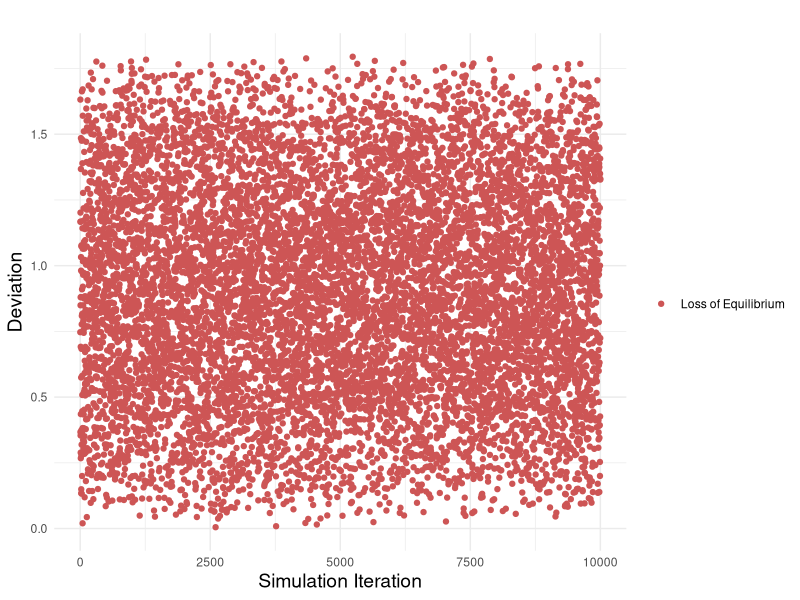
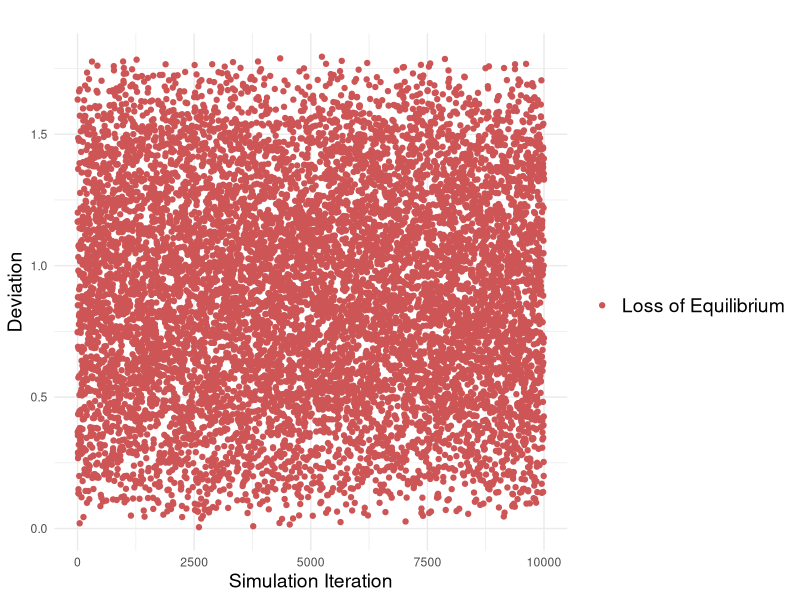

Recreate these plots in R, in order. (Note: this script raises an error after producing the figures.)
## TESTING NASH EQUILIBRIUM SIMULATIONS OF DOSAGE-SENSITIVE & -INSENSITIVE
## GENE GROUPS
## AUTHOR: EMILY L. CASANOVA, PHD, ASST. PROF., LOYOLA UNIVERSITY, NEW ORLEANS
## PRODUCED FOR PAPER: "The Molecular Basis of Punctuated Equilibria: The Roles 
## of Developmental Genes in Stasis and Speciation"

#Load necessary libraries:
library(ggplot2)

## Testing nasheek DOSAGE-SENSITIVE simulation (epsilon = 0) with 10,000 
## iterations

# Define the deviation function
deviation <- function(cX, cY, cZ) {
  abs(cX - cY) + abs(cX - cZ) + abs(cY - cZ)
}
# Define the epsilon range
epsilon_lower <- 0.0
epsilon_upper <- 0.0
# Generate simulated concentrations
# Generate a random seed based on the current time and print it
random_seed <- as.integer(Sys.time())
print(random_seed)
set.seed(random_seed)
cX_values <- runif(10000, min = 0.1, max = 1.0)
cY_values <- runif(10000, min = 0.1, max = 1.0)
cZ_values <- runif(10000, min = 0.1, max = 1.0)
# Calculate deviations
deviations <- mapply(deviation, cX_values, cY_values, cZ_values)
# Check if deviations fall within the epsilon range
within_epsilon <- deviations > epsilon_upper  # This checks if the deviation exceeds the upper bound
# Counts number of deviations within epsilon range and prints to screen
within_epsilon <- deviations >= epsilon_lower & deviations <= epsilon_upper
count_within_epsilon <- sum(within_epsilon)
print(paste("Number of instances where epsilon = 0:", count_within_epsilon))
# Create a data frame for plotting with the corrected condition
data <- data.frame(Iteration = 1:10000, Deviation = deviations, ExceedsUpperBound = within_epsilon)
# Plot the results with color coding based on exceeding the upper bound
graph <- ggplot(data, aes(x = Iteration, y = Deviation, color = ExceedsUpperBound)) +
  geom_point() +
  theme_minimal() +
  labs(title = "",
       x = "Simulation Iteration",
       y = "Deviation") +
  theme(axis.title.x = element_text(size = 14),  # Change x axis label text size
        axis.title.y = element_text(size = 14)) +  # Change y axis label text size
  scale_color_manual(values = c("TRUE" = "dodgerblue", "FALSE" = "indianred3"),  # Use red for exceeding, blue for not exceeding
                     name = "",
                     labels = c("TRUE" = "Nash Equilibrium", "FALSE" = "Loss of Equilibrium"))
# Changing text size of legend elements
graph2 <- graph + theme(legend.title = element_text(size = 14),  # Change legend title size
                              legend.text = element_text(size = 14))   # Change legend text size
# Save simulations to output file
write.csv(data, "Dosage-sensitive_epsilon_zero_simulation_results.csv", row.names = FALSE)


## Testing nasheek DOSAGE-INSENSITIVE simulation (range = 0-0.3 per gene, 
## Dsum upper bound = 0.9):
# Define the deviation function
deviationDI <- function(cX, cY, cZ) {
  abs(cX - cY) + abs(cX - cZ) + abs(cY - cZ)
}
# Define the epsilon range
epsilon_lowerDS <- 0.0
epsilon_upperDS <- 0.9
# Generate simulated concentrations
# Generate a random seed based on the current time and print it
random_seedDI <- as.integer(Sys.time())
print(random_seedDI)
set.seed(random_seedDI)
cX_valuesDI <- runif(1000, min = 0.1, max = 1.0)
cY_valuesDI <- runif(1000, min = 0.1, max = 1.0)
cZ_valuesDI <- runif(1000, min = 0.1, max = 1.0)
# Calculate deviations
deviationsDI <- mapply(deviationDI, cX_valuesDI, cY_valuesDI, cZ_valuesDI)
# Check if deviations fall within the epsilon range
within_epsilonDI <- deviationsDI > epsilon_upperDI  # This checks if the deviation exceeds the upper bound
# Counts number of deviations within epsilon range and prints to screen
within_epsilonDI <- deviationsDI >= epsilon_lowerDI & deviationsDI <= epsilon_upperDI
count_within_epsilonDI <- sum(within_epsilonDI)
print(paste("Number of instances within the epsilon range:", count_within_epsilonDI))
# Create a data frame for plotting with the corrected condition
dataDI <- data.frame(Iteration = 1:1000, DeviationDI = deviationsDI, ExceedsUpperBoundDI = within_epsilonDI)
# Plot the results with color coding based on exceeding the upper bound
DI_graph <- ggplot(dataDI, aes(x = Iteration, y = DeviationDI, color = ExceedsUpperBoundDI)) +
  geom_point() +
  theme_minimal() +
  labs(title = "",
       x = "Simulation Iteration",
       y = "Deviation") +
  theme(axis.title.x = element_text(size = 14),  # Change x axis label text size
        axis.title.y = element_text(size = 14)) +  # Change y axis label text size
  scale_color_manual(values = c("TRUE" = "indianred3", "FALSE" = "dodgerblue"),  # Use red for exceeding, blue for not exceeding
                     name = "",
                     labels = c("TRUE" = "Loss of Equilibrium", "FALSE" = "Nash Equilibrium"))
# Changing text size of legend elements
DI_graph2 <- DI_graph + theme(legend.title = element_text(size = 14),  # Change legend title size
                              legend.text = element_text(size = 14))   # Change legend text size
# Save simulations to output file
write.csv(dataDI, "Dosage-insensitive_simulation_results.csv", row.names = FALSE)


## Testing nasheek DOSAGE-INSENSITIVE simulation (range = 0-0.1 per gene, 
## Dsum upper bound = 0.3:
# Define the deviation function
deviationDS <- function(cX, cY, cZ) {
  abs(cX - cY) + abs(cX - cZ) + abs(cY - cZ)
}
# Define the epsilon range
epsilon_lowerDS <- 0.0
epsilon_upperDS <- 0.3
# Generate simulated concentrations
# Generate a random seed based on the current time and print it
random_seedDS <- as.integer(Sys.time())
print(random_seedDS)
set.seed(random_seedDS)
cX_valuesDS <- runif(1000, min = 0.1, max = 1.0)
cY_valuesDS <- runif(1000, min = 0.1, max = 1.0)
cZ_valuesDS <- runif(1000, min = 0.1, max = 1.0)
# Calculate deviations
deviationsDS <- mapply(deviationDS, cX_valuesDS, cY_valuesDS, cZ_valuesDS)
# Check if deviations fall within the epsilon range
within_epsilonDS <- deviationsDS > epsilon_upperDS  # This checks if the deviation exceeds the upper bound
# Counts number of deviations within epsilon range and prints to screen
within_epsilonDI <- deviationsDI >= epsilon_lowerDI & deviationsDI <= epsilon_upperDI
count_within_epsilonDI <- sum(within_epsilonDI)
print(paste("Number of instances within the epsilon range:", count_within_epsilonDI))
# Create a data frame for plotting with the corrected condition
dataDS <- data.frame(Iteration = 1:1000, DeviationDS = deviationsDS, ExceedsUpperBoundDS = within_epsilonDS)
# Plot the results with color coding based on exceeding the upper bound
DS_graph <- ggplot(dataDS, aes(x = Iteration, y = DeviationDS, color = ExceedsUpperBoundDS)) +
  geom_point() +
  theme_minimal() +
  labs(title = "",
       x = "Simulation Iteration",
       y = "Deviation") +
  theme(axis.title.x = element_text(size = 14),  # Change x axis label text size
        axis.title.y = element_text(size = 14)) +  # Change y axis label text size
  scale_color_manual(values = c("TRUE" = "indianred3", "FALSE" = "dodgerblue"),  # Use red for exceeding, blue for not exceeding
                     name = "",
                     labels = c("TRUE" = "Loss of Equilibrium", "FALSE" = "Nash Equilibrium"))
# Changing text size of legend elements
DS_graph2 <- DS_graph + theme(legend.title = element_text(size = 14),  # Change legend title size
                              legend.text = element_text(size = 14))   # Change legend text size
# Save simulations to output file
write.csv(dataDS, "Dosage-sensitive_simulation_results.csv", row.names = FALSE)

#Display multipanel in window
grid.arrange(DS_graph2, DI_graph2, nrow=1)
#Save multiplanel plot
g <- arrangeGrob(DS_graph2, DI_graph2, nrow=1)
ggsave(file="Simulations_multipanel.tiff", dpi=300, g)
